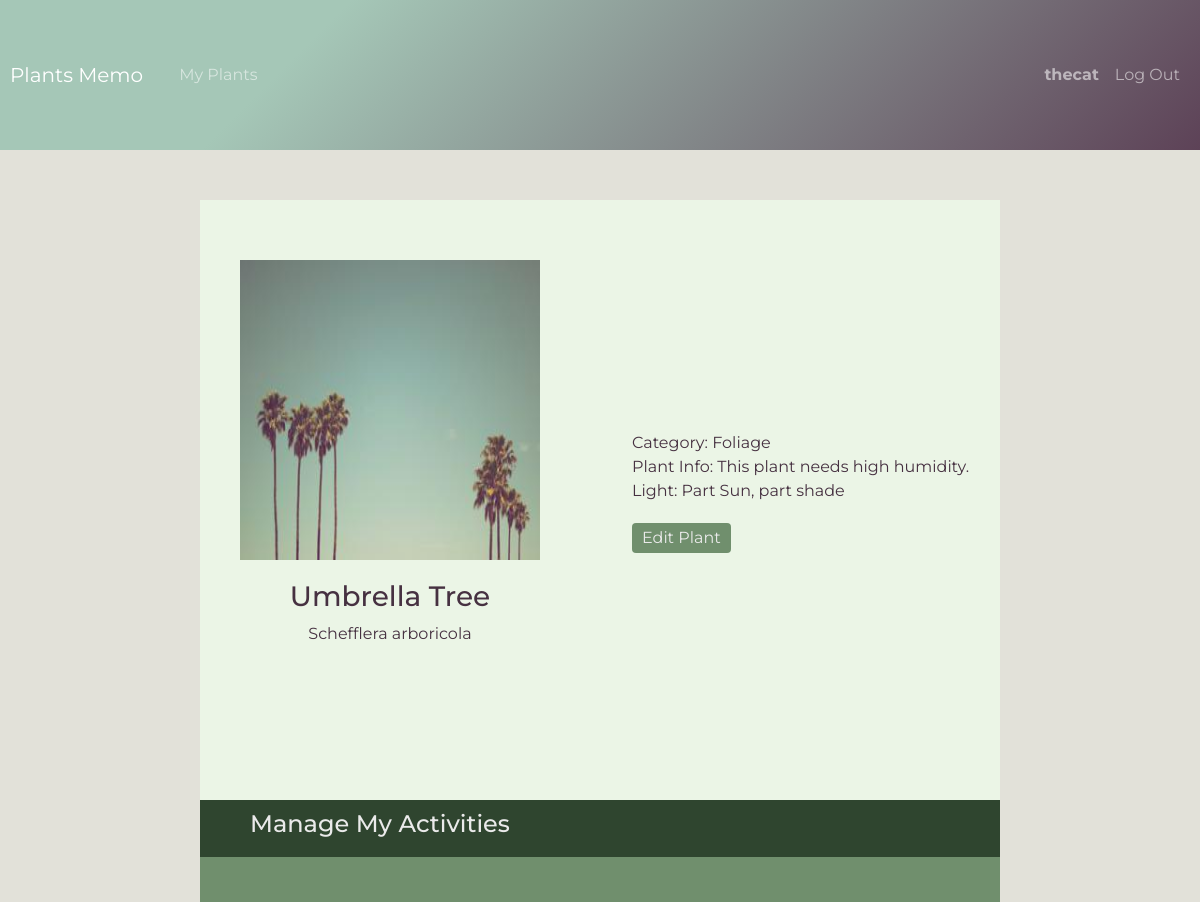
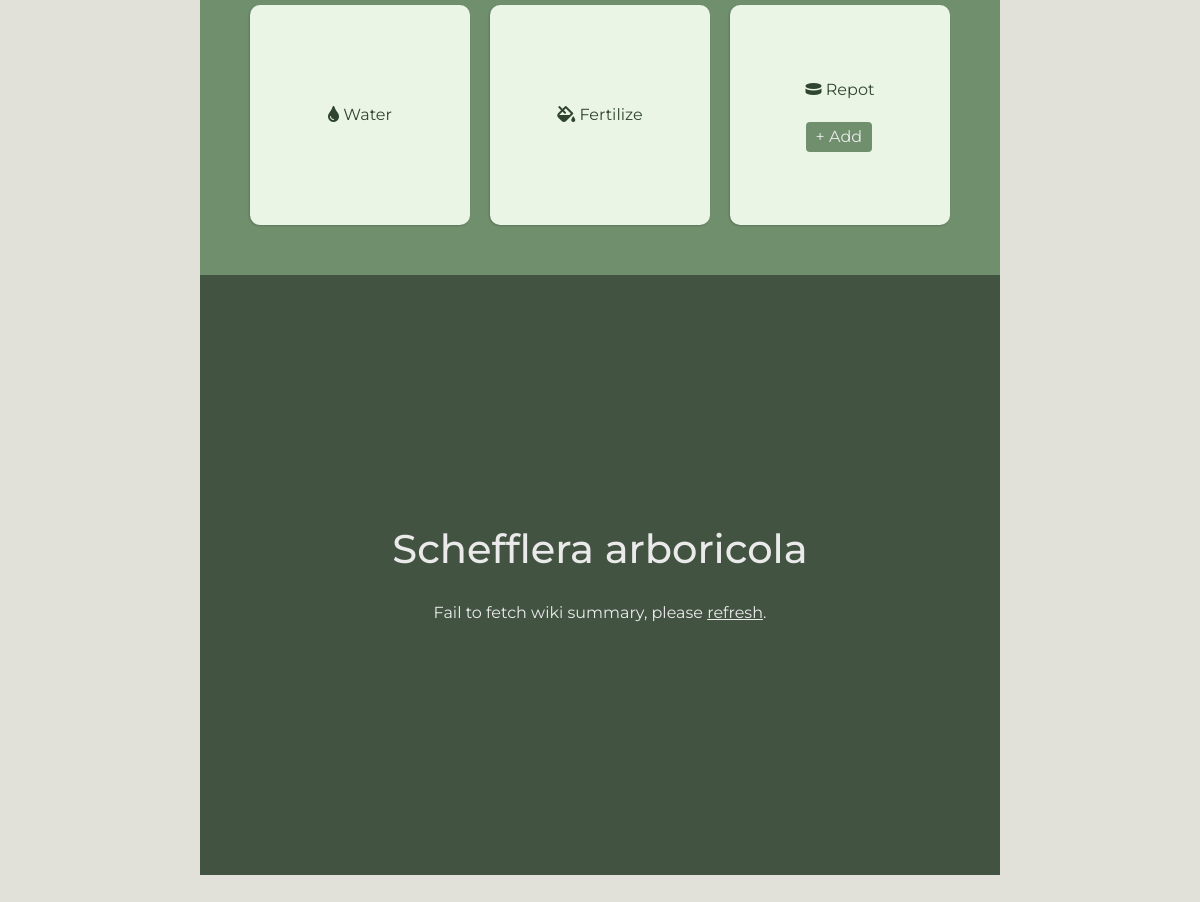
Page /plant/2 (signed in) on the committed database (2 pictures, top to bottom).
### plants/models.py (models this page shows, shortened)
class User(AbstractUser):
    def __str__(self):
        return self.username

class Plant(models.Model):
    owner = models.ForeignKey(User, on_delete=models.SET_NULL,
                              null=True, related_name='user_plants', blank=True)
    common_name = models.CharField(max_length=100)
    scientific_name = models.CharField(max_length=100, blank=True, null=True)
    category = models.CharField(max_length=30, choices=plant_categories, blank=True, null=True)
    info = models.TextField(blank=True, null=True)
    image = models.ImageField(upload_to="images/", default="default.jpeg")
    watering_period = models.IntegerField(
        default=7, validators=[MinValueValidator(1)])
    last_watered = models.DateField(default=timezone.now, validators=[
                                    MaxValueValidator(datetime.date.today)])
    def __str__(self):
        return self.common_name

### plants/views.py (the view)
# urls.py: path('plant/<int:plant_id>', views.plant, name='plant'),
@login_required
def plant(request, plant_id):
    try:
        plant = Plant.objects.get(pk=plant_id)
    except Plant.DoesNotExist:
        return JsonResponse({
            "error": "Plant not found."
        }, status=404)
    f = Fertilizing.objects.filter(plant=plant_id).first()
    r = Repotting.objects.filter(plant=plant_id).first()
    return render(request, "plants/plant.html", {
        'plant': plant,
        'f': f,
        'r': r,
    })

### plants/templates/plants/plant.html (shortened to what this page needs)
{% extends "plants/layout.html" %}
{% block content %}
<div class="main-container2">
    <div class="div-container">
        <div class="left-column">
            <div id='plantImgDiv'><img class='plantImg' src="{{ plant.image.url }}" alt="plant image"></div>
            <div id="cmNameDiv" data-name='{{ plant }}'><h3>{{ plant }}</h3></div>
            {% if plant.scientific_name %}
                <div id="scNameDiv" data-scname='{{ plant.scientific_name }}'><p>{{ plant.scientific_name }}</p></div>
            {% endif %}
        </div>
        <div class="right-column">
            <div>
                <ul>
                    <li id="categoryLi">Category: <span>{{ plant.category }}</span></li>
                    <li id="infoLi">Plant Info: <span>{{ plant.info }}</span></li>
                    <div class="margin-top-20">
                        <a href="{% url 'editform' plant.id %}" class="btn myBtn">Edit Plant</a>
                    </div>
                </ul>
            </div>
        </div>
    </div>
    <div class="div-container-title">
        <h4>Manage My Activities</h4>
    </div>
    <div class="div-container3">
        <div id="wateringDiv" data-plant="{{ plant.id }}"  class="activityDiv">
            <div id="w_general" class="activityGeneral">
                <div class="toolkit">
                </div>
                <div class="activityName"><i class="fas fa-tint"></i><span> Water</span></div>
            </div>
        </div>
        <div id="fertilizingDiv" data-plant="{{ plant.id }}" class="activityDiv">
            {% if f %}
                <div id="f_general" class="activityGeneral">
                    <div class="toolkit">
                    </div>
                    <div class="activityName"><i class="fas fa-fill-drip"></i><span> Fertilize</span></div>
                </div>
            {% endif %}
        </div>
        <div id="repottingDiv" data-plant="{{ plant.id }}" class="activityDiv">
            {% if r %}
                <div id="r_general" class="activityGeneral">
                    <div class="toolkit">
                        <button id="editRBtn"><i class="far fa-edit"></i></button>
                        <button id="deleteRBtn"><i class="fas fa-times"></i></button>
                    </div>
                    <div class="activityName"><i class="fas fa-hockey-puck"></i><span> Repot</span></div>
                    <div class="activityInfo margin-top-20">
                        <div><small>Period: <span>{{ r.period }}</span> year(s)</small></div>
                        <div><small>Last repotted: <span>{{ r.last_repotted }}</span></small></div>
                    </div>
                </div>
                <div id="rFormEditDiv" style="display: none;">
                    <button id="quitRBtn" class="quitBtn"><i class="fas fa-times"></i></button>
                    <form id="r_form_edit" class="activityForm">
                        <div id="r_form_edit_render"></div>
                        <div class="form-group">
                            <button id="r_form_edit_btn" class="btn btn-sm myBtn" type="submit">Update</button>
                        </div>
                    </form>
                </div>
            {% else %}
                <div id="rDiv">
                    <div><i class="fas fa-hockey-puck"></i><span> Repot</span></div>
                    <button id="addRBtn" class="margin-top-20 btn myBtn">+ Add</button>
                </div>
            {% endif %}
        </div>
    </div>
    <div class="div-container2">
        {% if plant.scientific_name %}
            <h1>{{ plant.scientific_name }}</h1>
            <div class="wikiSum">Fail to fetch wiki summary, please <a class="wiki_link" id="refresh">refresh</a>.</div>
        {% else %}
            <h4>Add a scientific name to show wiki info.</h4>
            <div>
                <input autofocus id="addNameInput" type="text" placeholder="Scientific Name">
                <button id="addNameBtn" data-plant="{{ plant.id }}" class="btn btn-outline-light">Add</button>
            </div>
        {% endif %}
    </div>
</div>
{% endblock %}

### plants/templates/plants/layout.html (shortened to what this page needs)
{% load static %}
<!DOCTYPE html>
<html lang="en">
<head>
    <link rel="stylesheet" href="https://cdnjs.cloudflare.com/ajax/libs/font-awesome/5.15.3/css/all.min.css">
    <link href="https://cdn.jsdelivr.net/npm/bootstrap@5.1.0/dist/css/bootstrap.min.css" rel="stylesheet"
>
    <link rel="stylesheet" href="{% static 'plants/style.css' %}">
</head>
<body>
    <nav class="mynavbar navbar navbar-expand-lg navbar-dark bg-dark">
        <a class="navbar-brand">Plants Memo</a>
        <div class="container-fluid">
            <ul class="navbar-nav mr-auto">
                {% if user.is_authenticated %}
                    <li class="nav-item">
                        <a href="{% url 'index' %}" class="nav-link">My Plants</a>
                    </li>
                {% endif %}
            </ul>
            <ul class="navbar-nav mr-auto">
                {% if user.is_authenticated %}
                    <li class="nav-item">
                        <a class="nav-link"><strong>{{ user.username }}</strong></a>
                    </li>
                    <li class="nav-item">
                        <a href="{% url 'logout' %}" class="nav-link">Log Out</a>
                    </li>
                {% endif %}
            </ul>
        </div>
    </nav>
    <div class="content">
        {% block content %}
        {% endblock %}
    </div>
</body>
</html>

### plants/static/plants/style.css (style rules this page uses)
body { background-color: #e2e1d9; overflow: auto; color:#463141; font-family: 'Raleway', sans-serif; font-family: 'Montserrat', sans-serif; }
p { margin-bottom: 2px; }
ul { list-style: none; }
a { text-decoration: none; color:#7e978b; }
.margin-top-20 { margin-top: 20px; }
.myBtn { padding: 3px 10px; border: none; background-color: rgb(112, 143,109); color: #eaeaea; }
.mynavbar { padding-left: 10px; background-color: #5d4257; background-image: linear-gradient(315deg, #5d4257 0%, #a5c7b7 74%); height: 150px; color: #eaeaea; }
.main-container2 { width: 800px; margin: 0 auto; padding-top: 50px; padding-bottom: 50px; }
.div-container { background-color: rgb(235, 245,230); padding: 20px; height: 600px; display: flex; }
.left-column { justify-content: center; padding: 20px; text-align: center; }
.right-column { margin-left: 40px; display: flex; flex-direction: column; justify-content: center; align-items: center; }
.plantImg { display: block; margin: 20px auto; height: 300px; width: 300px; }
.div-container-title { background-color: rgb(47, 69, 47); color: #eaeaea; padding: 10px 50px; justify-content: center; }
.div-container3 { background-color: rgb(112, 143,109); color:#eaeaea; padding: 50px 20px; display: grid; grid-template-columns: repeat(auto-fit, 220px); justify-content: center; gap: 20px; }
.activityDiv { box-shadow: -1px 1px 3px -1px rgba(0, 0, 0, 0.35); height: 220px; background-color: rgb(235, 245,230); color: rgb(47, 69, 47); overflow: scroll; position: relative; border-radius: 10px; display: flex; flex-direction: column; align-items: center; justify-content: center; }
.activityGeneral { display: flex; flex-direction: column; align-items: center; justify-content: center; }
.toolkit { position: absolute; top: 5px; right: 10px; }
.div-container2 { background-color: rgb(66, 83,66); height: 600px; display: flex; flex-direction: column; align-items: center; justify-content: center; row-gap: 20px; color: #eaeaea; }
.wikiSum { overflow: scroll; max-width: 650px; max-height: 400px; text-align: justify; }
.wiki_link { color: #eaeaea; text-decoration: underline; cursor: pointer; }

### rows in the picture
User: username "thecat"
Plant: image (picture), common_name "Umbrella Tree", scientific_name "Schefflera arboricola", category "Foliage", info "This plant needs high humidity. Light: Part Sun, part shade"
